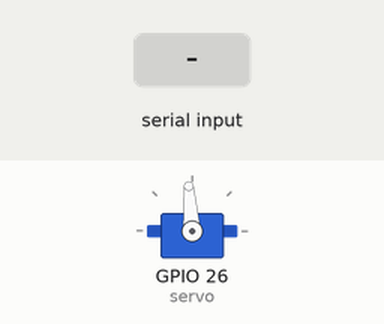
This sketch was run on a simulated ESP32. On the bench: servo. The test bench sets the inputs (shaded band). What the sketch prints to the serial monitor is not drawn.

Above: at 1.2 s.
1.3 s: "L" received over Serial
2.8 s: "1" received over Serial
Timing chart, 0 to 5.8 s (numbered marks = the images above; inputs shaded):
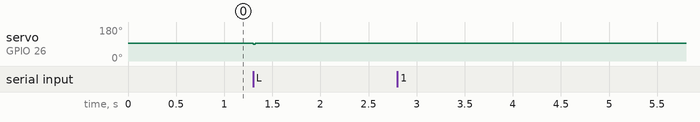

The sketch:

step1.ino
```cpp
#include <ESP32Servo.h>

Servo servo;

const int STOP  = 94;
const int LEFT  = 90;
const int RIGHT = 98;

long leftSteps = 0;
long rightSteps = 0;
long position = 0;  // estimated position

void setup() {
  Serial.begin(115200);

  servo.attach(26);
  servo.write(STOP);

  Serial.println("Commands:");
  Serial.println("L = Step Left");
  Serial.println("R = Step Right");
}

void stepLeft(int pulseTimeMs) {
  servo.write(LEFT);
  delay(pulseTimeMs);

  servo.write(STOP);

  leftSteps++;
  position--;

  printStatus();
}

void stepRight(int pulseTimeMs) {
  servo.write(RIGHT);
  delay(pulseTimeMs);

  servo.write(STOP);

  rightSteps++;
  position++;

  printStatus();
}

void printStatus() {
  Serial.print("Position: ");
  Serial.print(position);

  Serial.print(" | Left Steps: ");
  Serial.print(leftSteps);

  Serial.print(" | Right Steps: ");
  Serial.println(rightSteps);
}

void loop() {

  if (Serial.available()) {

    char cmd = toupper(Serial.read());

    switch (cmd) {

      case 'L':
        stepLeft(20);
        break;

      case 'R':
        stepRight(20);
        break;

      default:
        Serial.println("Use L or R");
        break;
    }

    while (Serial.available()) {
      Serial.read();
    }
  }
}
```

Measured:
- after the input at 1.3 s, servo on GPIO 26 (servo): 94° → 90° at once, → 94° 0.02 s later
- after the input at 2.8 s, every drawn part: stays the same
